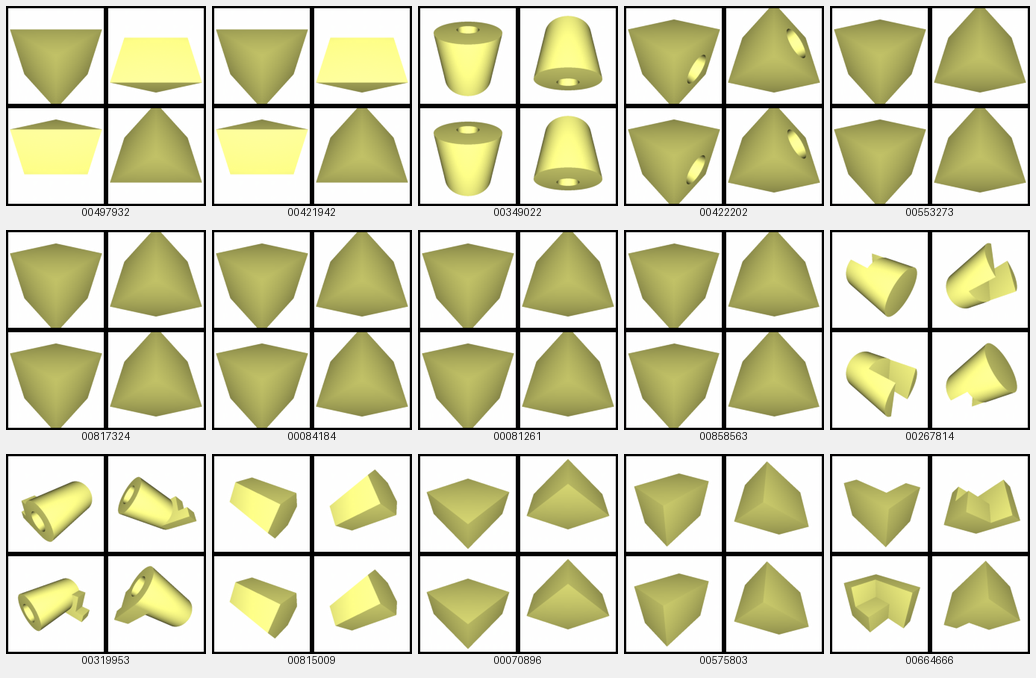
#> input picture viz/candidate_sheet.png, 1036 x 678 px, given in place of 00308247_render.png, which was not available
$ python viz_multimodal_input.py
#> lines starting #> are read from the running program, lines starting #| are printed output that depends on the picture; after the words box and inside, x2 and y2 are one past the last pixel; in counts of white or black regions, pixels touching at a corner belong together; pictures that were not available may be replaced by others from this repository, and a replacement may not be noted
"""Draw multimodal input figure using actual dataset examples.

Data-driven style: 点云 | 图像 | 文本, three panels, no card backgrounds.

Usage:
    python tools/viz_multimodal_input.py [--uid 00614285] [--out viz/fig_multimodal_input.png]
"""
import argparse
import os
import pickle
import textwrap

import numpy as np
import matplotlib
matplotlib.use('Agg')
import matplotlib.pyplot as plt
import matplotlib.font_manager as fm
from PIL import Image

FONT_BOLD = '/usr/share/fonts/opentype/noto/NotoSansCJK-Bold.ttc'
FONT_REG  = '/usr/share/fonts/opentype/noto/NotoSansCJK-Regular.ttc'
fp_bold = fm.FontProperties(fname=FONT_BOLD)
fp_reg  = fm.FontProperties(fname=FONT_REG)

PC_COLOR = np.array([0x5B, 0x7F, 0xBE]) / 255.0


def sample_and_project(stl_path, n=6000):
    import trimesh
    mesh = trimesh.load(stl_path, force='mesh')
    pts, _ = trimesh.sample.sample_surface(mesh, n)
    center = (pts.max(0) + pts.min(0)) / 2
    pts -= center
    s = pts.max()
    if s > 0:
        pts /= s
    el, az = np.radians(30), np.radians(45)
    Rz = np.array([[np.cos(az), -np.sin(az), 0],
                   [np.sin(az),  np.cos(az), 0],
                   [0, 0, 1]])
    Rx = np.array([[1, 0, 0],
                   [0, np.cos(el), -np.sin(el)],
                   [0, np.sin(el),  np.cos(el)]])
    proj = (Rx @ Rz @ pts.T).T
    return proj[:, 0], proj[:, 2], proj[:, 1]


def draw_pc(ax, stl_path):
    x2d, y2d, depth = sample_and_project(stl_path)
    d_norm = (depth - depth.min()) / (depth.max() - depth.min() + 1e-8)
    alphas = 0.25 + 0.75 * d_norm
    sizes  = 1.5 + 5.0 * d_norm
    order  = np.argsort(depth)

    rgba = np.ones((len(order), 4))
    rgba[:, :3] = PC_COLOR
    rgba[:, 3]  = alphas[order]

    ax.scatter(x2d[order], y2d[order], c=rgba, s=sizes[order], linewidths=0)
    # Tight limits with small margin
    margin = 0.08
    ax.set_xlim(x2d.min() - margin, x2d.max() + margin)
    ax.set_ylim(y2d.min() - margin, y2d.max() + margin)
    ax.set_aspect('equal')
    ax.axis('off')
    ax.set_facecolor('white')


def recolor_to_blue(img_np):
    """Rotate yellow hue (~60°) to steel blue (~210°) in the image."""
    from matplotlib.colors import rgb_to_hsv, hsv_to_rgb
    img_f = img_np.astype(np.float32) / 255.0
    hsv = rgb_to_hsv(img_f)
    mask = hsv[:, :, 1] > 0.08          # only saturated (non-white) pixels
    hsv[:, :, 0] = np.where(mask, (hsv[:, :, 0] + 0.41) % 1.0, hsv[:, :, 0])
    return (hsv_to_rgb(hsv) * 255).astype(np.uint8)


def draw_img_grid(ax, render_png, pad=4):
    """Split the 4-view composite into 2×2, recolor to blue, light-gray borders."""
    img = recolor_to_blue(np.array(Image.open(render_png).convert('RGB')))
    h, w = img.shape[:2]
    mh, mw = h // 2, w // 2
    quads = [img[:mh, :mw], img[:mh, mw:], img[mh:, :mw], img[mh:, mw:]]
    cell   = mh
    border = 2
    border_color = np.array([190, 190, 190], dtype=np.uint8)
    canvas_size = 2 * cell + 3 * pad + 4 * border
    canvas = np.ones((canvas_size, canvas_size, 3), dtype=np.uint8) * 255

    for (row, col), q in zip([(0,0),(0,1),(1,0),(1,1)], quads):
        y0 = pad + row * (cell + pad + 2 * border) + border
        x0 = pad + col * (cell + pad + 2 * border) + border
        canvas[y0 - border:y0 + cell + border,
               x0 - border:x0 + cell + border] = border_color
        canvas[y0:y0 + cell, x0:x0 + cell] = q[:cell, :cell]

    ax.imshow(canvas)
    ax.axis('off')
    ax.set_facecolor('white')


def draw_text(ax, description, max_chars=38, max_lines=6):
    lines = textwrap.wrap(description, width=max_chars)
    shown = lines[:max_lines]
    if len(lines) > max_lines:
        shown.append('...')
    text = '\n'.join(shown)
    ax.text(0.05, 0.55, text,
            ha='left', va='center',
            fontproperties=fp_reg, fontsize=13,
            color='#333333', linespacing=1.80,
            style='italic',
            transform=ax.transAxes)
    ax.axis('off')
    ax.set_facecolor('white')


def main():
    parser = argparse.ArgumentParser(description=__doc__,
                                     formatter_class=argparse.RawDescriptionHelpFormatter)
    parser.add_argument('--uid',      default='00308247')
    parser.add_argument('--data-dir', default='data/deepcad_test_mesh')
    parser.add_argument('--pkl',      default='data/text2cad/test.pkl')
    parser.add_argument('--out',      default='viz/fig_multimodal_input.png')
    args = parser.parse_args()

    base     = os.path.dirname(os.path.dirname(os.path.abspath(__file__)))
    data_dir = os.path.join(base, args.data_dir)
    out_path = os.path.join(base, args.out)
    os.makedirs(os.path.dirname(out_path), exist_ok=True)

    stl_path    = os.path.join(data_dir, f'{args.uid}.stl')
    render_path = os.path.join(data_dir, f'{args.uid}_render.png')

    # Load text description
    description = '(no description)'
    pkl_path = os.path.join(base, args.pkl)
    if os.path.exists(pkl_path):
        with open(pkl_path, 'rb') as f:
            items = pickle.load(f)
        for item in items:
            if item.get('uid') == args.uid:
                description = item.get('description', description)
                break

    print(f'UID: {args.uid}')
    print(f'Description: {description[:120]}...')

    # ── Figure layout ────────────────────────────────────────────────────────
    fig = plt.figure(figsize=(15, 5.0))
    fig.patch.set_facecolor('white')

    panel_defs = [
        ('点云',   0.02, 0.30),
        ('图像',   0.36, 0.26),
        ('文本',   0.65, 0.34),
    ]
    height = 0.72
    bottom = 0.05

    for label, lx, lw in panel_defs:
        fig.text(lx + lw / 2, 0.93, label,
                 ha='center', va='top',
                 fontproperties=fp_bold, fontsize=22, color='#1a1a1a')

    # PC
    ax_pc = fig.add_axes([panel_defs[0][1], bottom, panel_defs[0][2], height])
    draw_pc(ax_pc, stl_path)
#> (the call stopped at in sample_and_project, `mesh = trimesh.load(stl_path, force='mesh')`: trimesh is not available in this run)

    # Images
    ax_img = fig.add_axes([panel_defs[1][1], bottom, panel_defs[1][2], height])
    draw_img_grid(ax_img, render_path)
#> in recolor_to_blue, `mask = hsv[:, :, 1] > 0.08`:
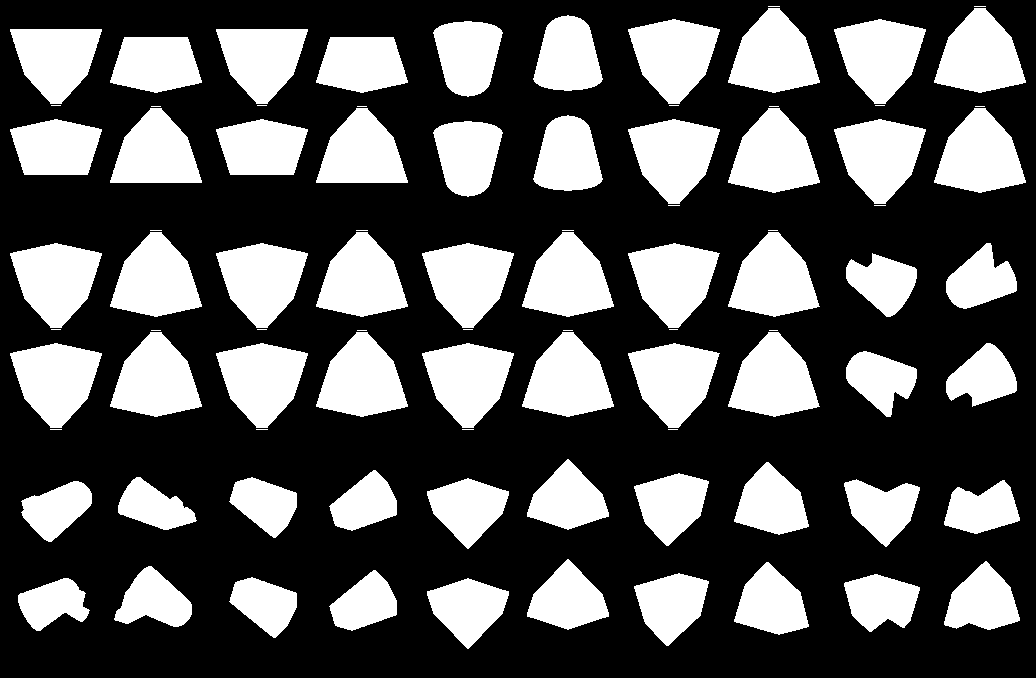
#> mask: shape (678, 1036) bool; 34.8% white; 88 white regions (28 under 20 px), largest, box (x1, y1, x2, y2) and area: (728, 8, 820, 93) 5098, (934, 8, 1026, 93) 5098, (628, 19, 720, 104) 5098
#> in recolor_to_blue, `return (hsv_to_rgb(hsv) * 255).astype(np.uint8)`:
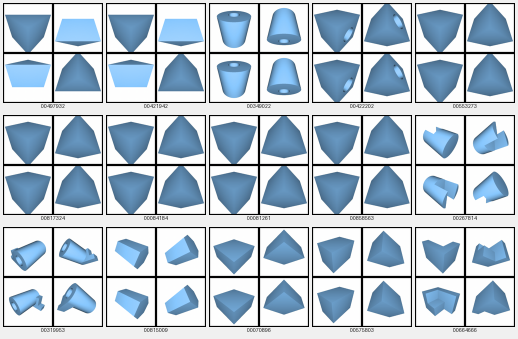
#> returned value: shape (678, 1036, 3) (shown at 1/2 size); mean of channels 0, 1, 2 178.9, 194.2, 207.3; drawn as R, G, B
#> the loop in draw_img_grid, `for (row, col), q in zip([(0,0),(0,1),(1,0),(1,1)], quads):` made 4 passes
#> (row, col, y0, x0) on passes 1 to 4: (0, 0, 6, 6), (0, 1, 6, 353), (1, 0, 353, 6), (1, 1, 353, 353)
#> after the loop in draw_img_grid, `for (row, col), q in zip([(0,0),(0,1),(1,0),(1,1)], quads):`:
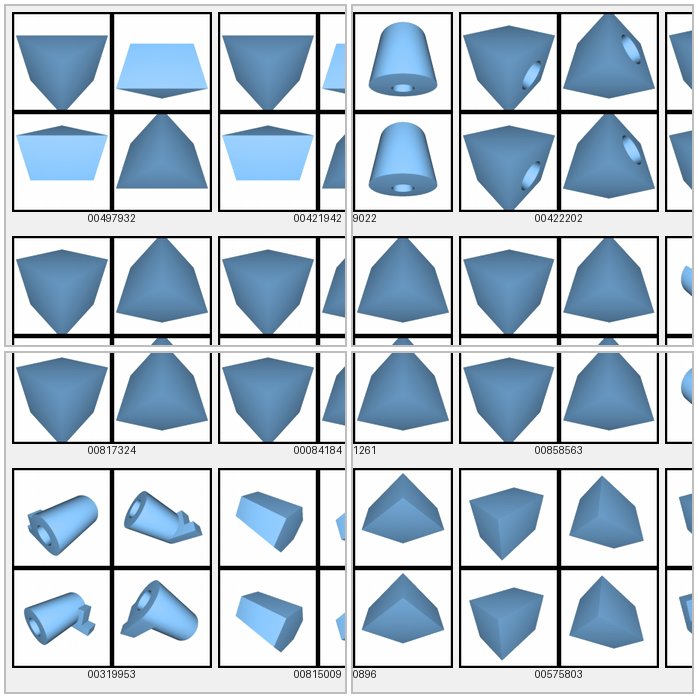
#> canvas: shape (698, 698, 3); mean of channels 0, 1, 2 181.6, 195.7, 207.8; drawn as R, G, B

    # Text
    ax_txt = fig.add_axes([panel_defs[2][1], bottom, panel_defs[2][2], height])
    draw_text(ax_txt, description)

    fig.savefig(out_path, dpi=150, bbox_inches='tight',
                facecolor='white', edgecolor='none')
    plt.close(fig)
    print(f'Saved: {out_path}')


if __name__ == '__main__':
    main()

$ run again, on viz/candidate_sheet2.png
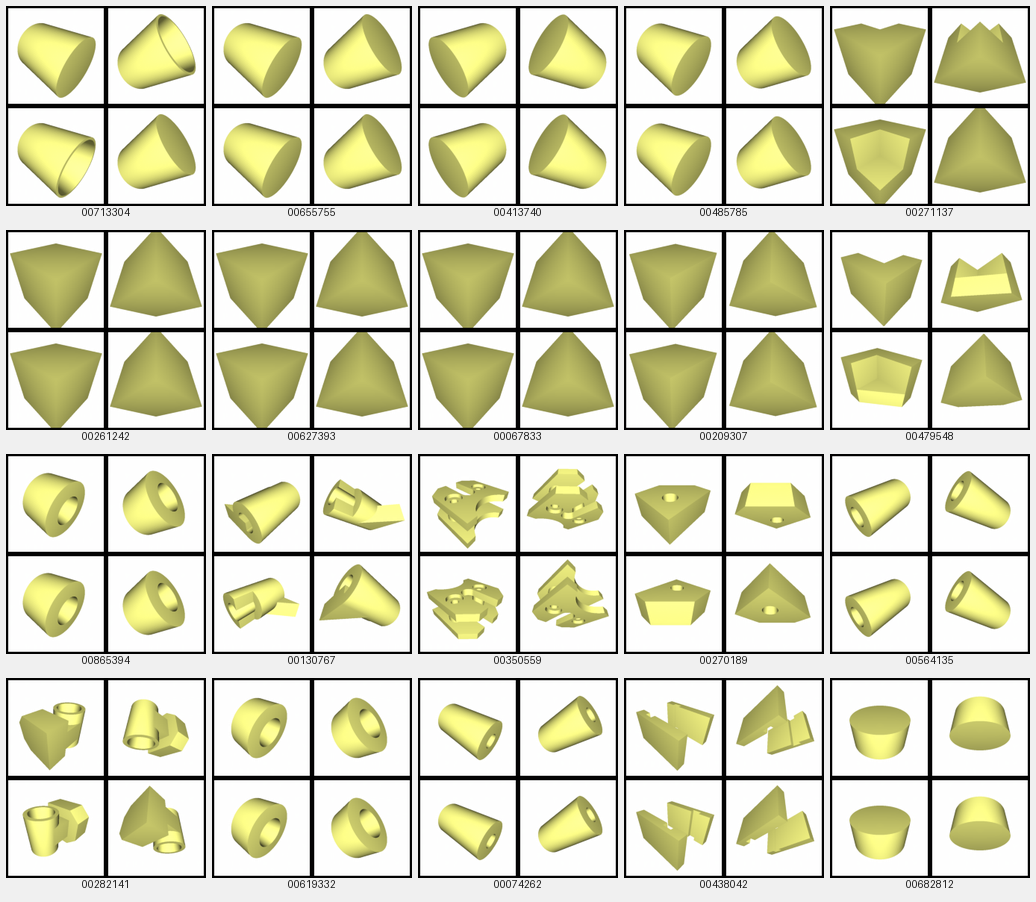
#> input picture viz/candidate_sheet2.png, 1036 x 902 px, given in place of 00308247_render.png, which was not available
#> in recolor_to_blue, `mask = hsv[:, :, 1] > 0.08`:
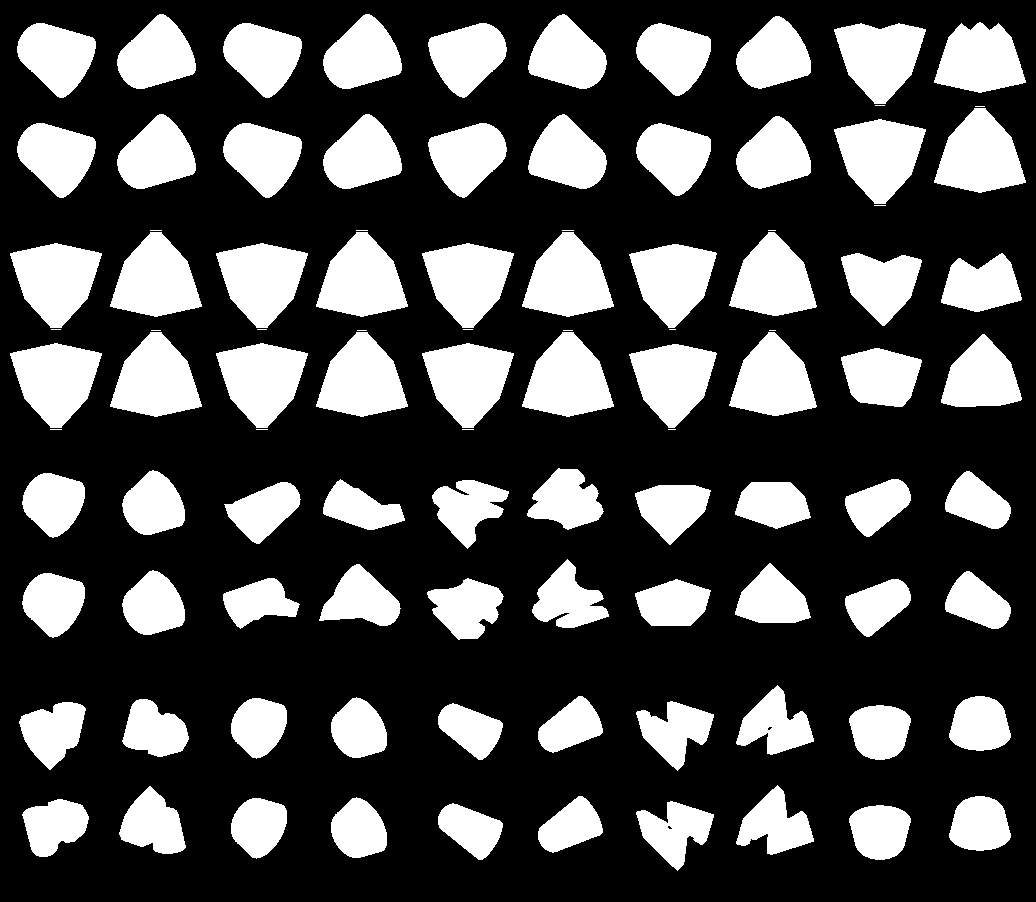
#> mask: shape (902, 1036) bool; 30.3% white; 99 white regions (19 under 20 px), largest, box (x1, y1, x2, y2) and area: (934, 108, 1026, 193) 5098, (834, 119, 926, 204) 5098, (110, 232, 202, 317) 5098
#> the loop in draw_img_grid, `for (row, col), q in zip([(0,0),(0,1),(1,0),(1,1)], quads):` made 4 passes
#> (row, col, y0, x0) on passes 1 to 4: (0, 0, 6, 6), (0, 1, 6, 465), (1, 0, 465, 6), (1, 1, 465, 465)
#> after the loop in draw_img_grid, `for (row, col), q in zip([(0,0),(0,1),(1,0),(1,1)], quads):`:
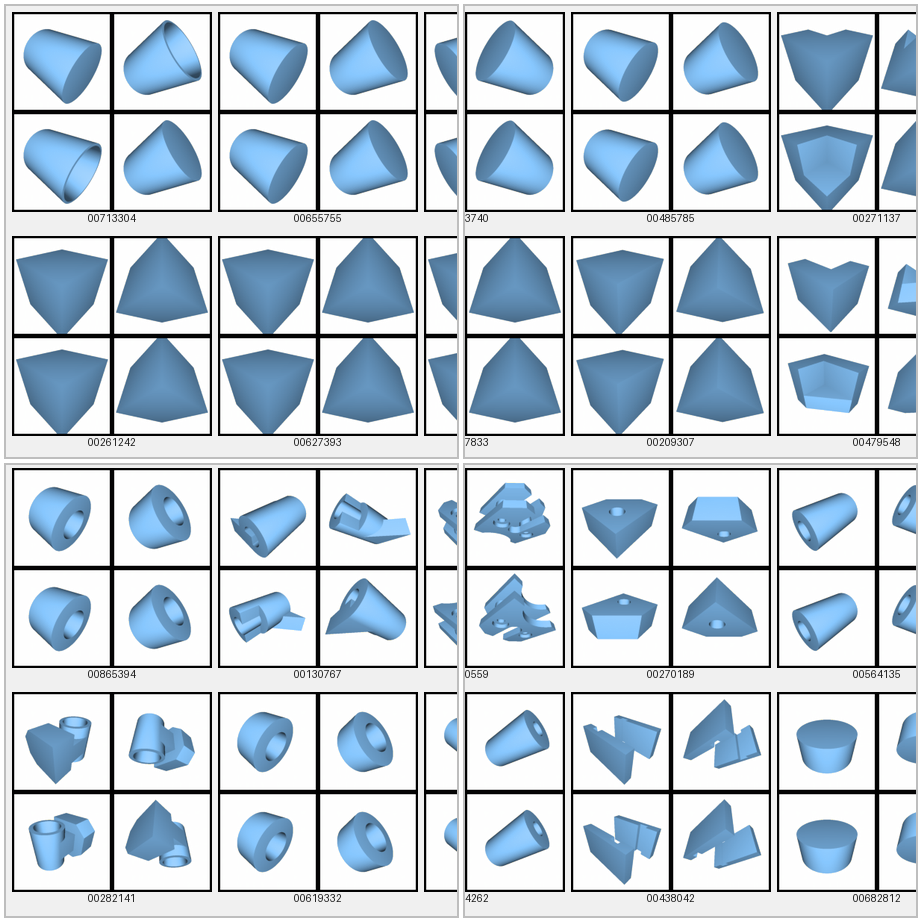
#> canvas: shape (922, 922, 3); mean of channels 0, 1, 2 189.2, 202.2, 213.4; drawn as R, G, B

$ run again, on viz/candidate_sheet3.png
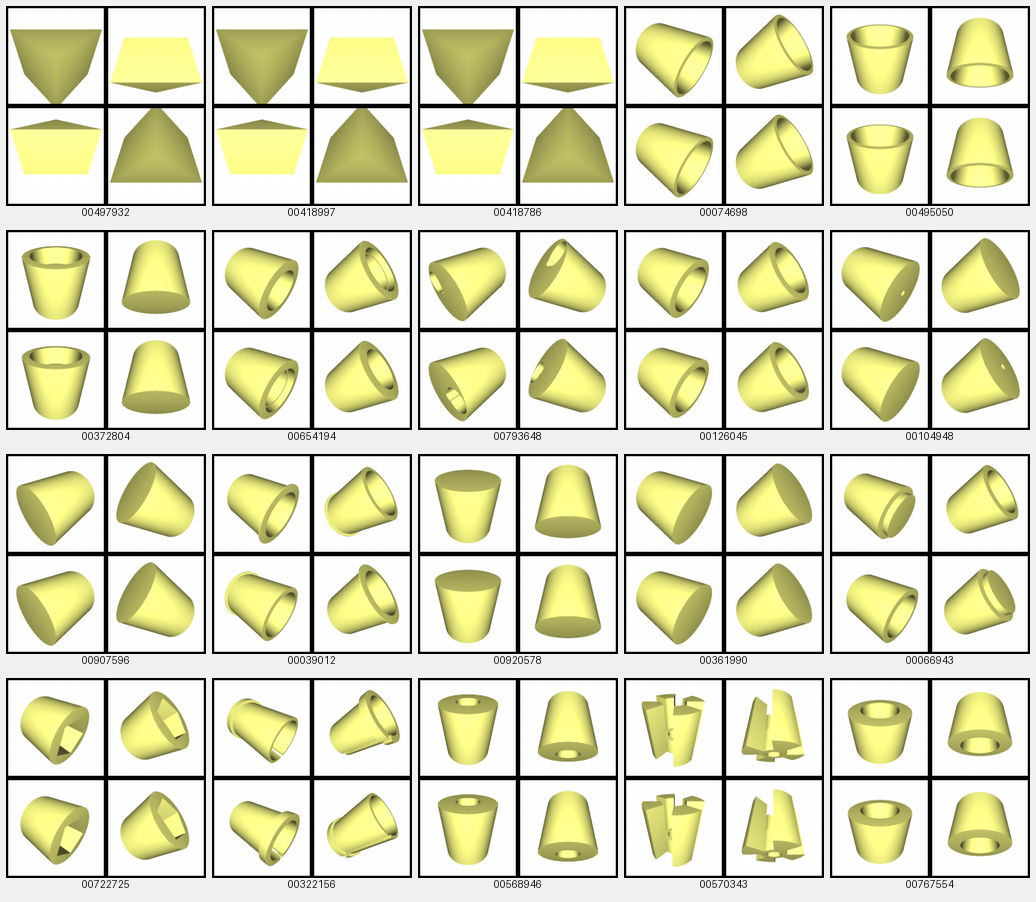
#> input picture viz/candidate_sheet3.png, 1036 x 902 px, given in place of 00308247_render.png, which was not available
#> in recolor_to_blue, `mask = hsv[:, :, 1] > 0.08`:
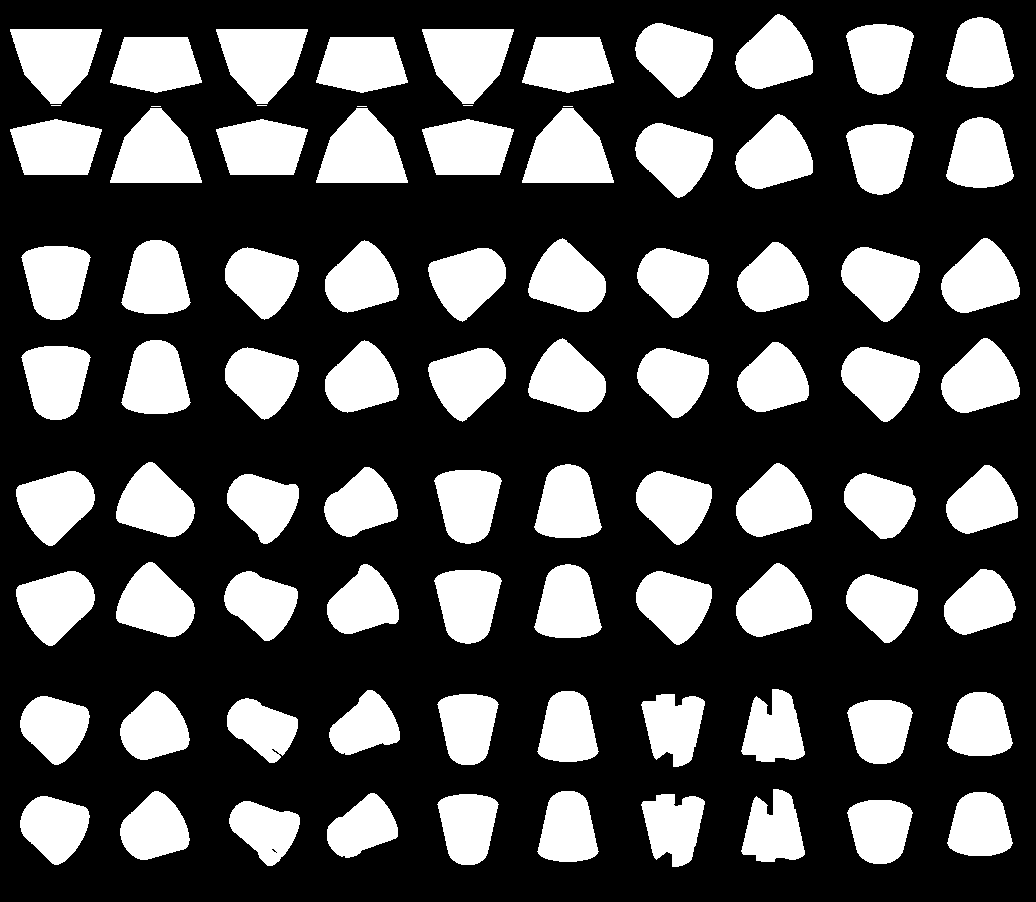
#> mask: shape (902, 1036) bool; 31.4% white; 86 white regions (6 under 20 px), largest, box (x1, y1, x2, y2) and area: (10, 29, 102, 104) 4648, (216, 29, 308, 104) 4648, (422, 29, 514, 104) 4648
#> the loop in draw_img_grid, `for (row, col), q in zip([(0,0),(0,1),(1,0),(1,1)], quads):` made 4 passes
#> (row, col, y0, x0) on passes 1 to 4: (0, 0, 6, 6), (0, 1, 6, 465), (1, 0, 465, 6), (1, 1, 465, 465)
#> after the loop in draw_img_grid, `for (row, col), q in zip([(0,0),(0,1),(1,0),(1,1)], quads):`:
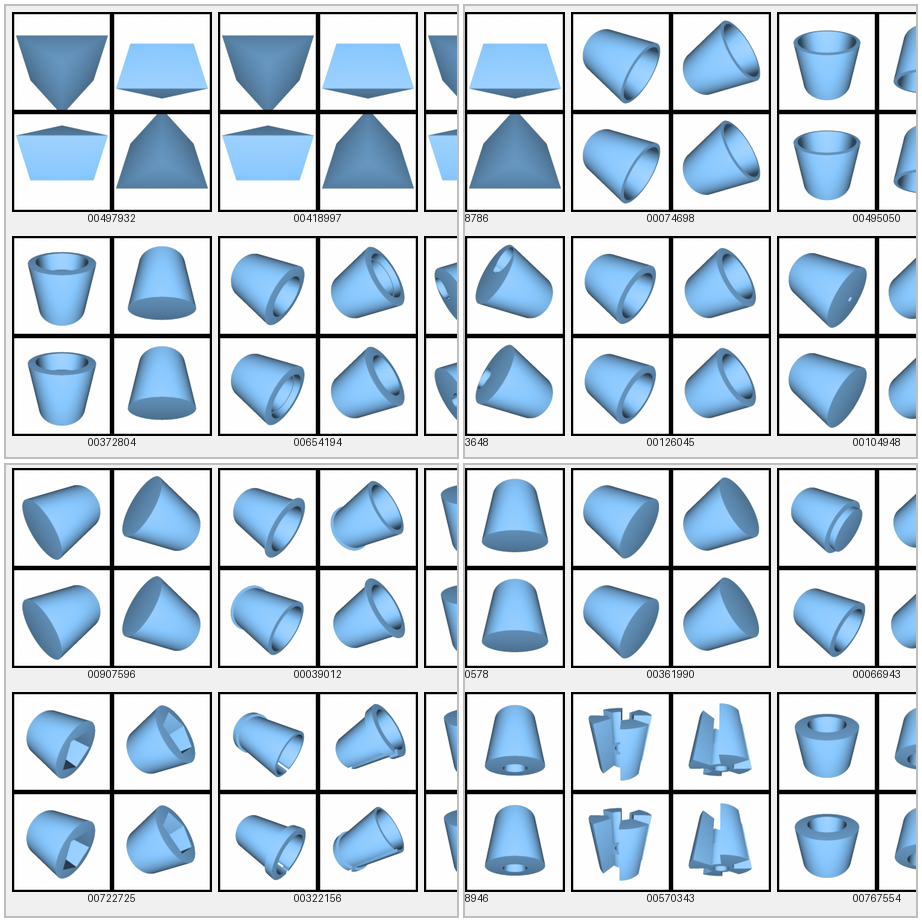
#> canvas: shape (922, 922, 3); mean of channels 0, 1, 2 191.3, 205.9, 218.4; drawn as R, G, B
